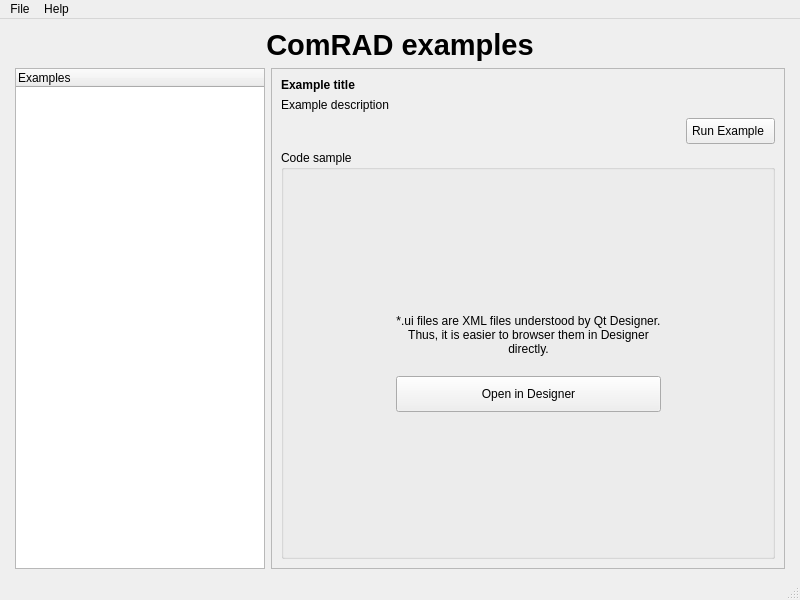
<?xml version="1.0" encoding="UTF-8"?>
<ui version="4.0">
 <class>MainWindow</class>
 <widget class="QMainWindow" name="MainWindow">
  <property name="geometry">
   <rect>
    <x>0</x>
    <y>0</y>
    <width>800</width>
    <height>600</height>
   </rect>
  </property>
  <property name="windowTitle">
   <string>ComRAD examples</string>
  </property>
  <widget class="QWidget" name="centralwidget">
   <layout class="QVBoxLayout" name="verticalLayout">
    <item>
     <widget class="QLabel" name="label">
      <property name="sizePolicy">
       <sizepolicy hsizetype="Preferred" vsizetype="Minimum">
        <horstretch>0</horstretch>
        <verstretch>0</verstretch>
       </sizepolicy>
      </property>
      <property name="font">
       <font>
        <pointsize>22</pointsize>
        <weight>75</weight>
        <bold>true</bold>
       </font>
      </property>
      <property name="text">
       <string>ComRAD examples</string>
      </property>
      <property name="alignment">
       <set>Qt::AlignCenter</set>
      </property>
      <property name="wordWrap">
       <bool>true</bool>
      </property>
      <property name="margin">
       <number>15</number>
      </property>
      <property name="textInteractionFlags">
       <set>Qt::NoTextInteraction</set>
      </property>
     </widget>
    </item>
    <item>
     <layout class="QHBoxLayout" name="horizontalLayout">
      <property name="leftMargin">
       <number>6</number>
      </property>
      <property name="rightMargin">
       <number>6</number>
      </property>
      <item>
       <widget class="QTreeWidget" name="examples_tree">
        <property name="sizePolicy">
         <sizepolicy hsizetype="Minimum" vsizetype="Expanding">
          <horstretch>0</horstretch>
          <verstretch>0</verstretch>
         </sizepolicy>
        </property>
        <property name="maximumSize">
         <size>
          <width>250</width>
          <height>16777215</height>
         </size>
        </property>
        <property name="editTriggers">
         <set>QAbstractItemView::NoEditTriggers</set>
        </property>
        <property name="showDropIndicator" stdset="0">
         <bool>false</bool>
        </property>
        <property name="alternatingRowColors">
         <bool>true</bool>
        </property>
        <column>
         <property name="text">
          <string>Examples</string>
         </property>
        </column>
       </widget>
      </item>
      <item>
       <widget class="QFrame" name="frame">
        <property name="frameShape">
         <enum>QFrame::StyledPanel</enum>
        </property>
        <property name="frameShadow">
         <enum>QFrame::Raised</enum>
        </property>
        <layout class="QVBoxLayout" name="verticalLayout_2">
         <item>
          <widget class="QStackedWidget" name="example_details">
           <property name="currentIndex">
            <number>1</number>
           </property>
           <widget class="QWidget" name="page">
            <layout class="QHBoxLayout" name="horizontalLayout_2">
             <item>
              <widget class="QLabel" name="label_2">
               <property name="text">
                <string>Select an example from the menu on the left.</string>
               </property>
               <property name="alignment">
                <set>Qt::AlignCenter</set>
               </property>
              </widget>
             </item>
            </layout>
           </widget>
           <widget class="QWidget" name="page_2">
            <layout class="QVBoxLayout" name="verticalLayout_3">
             <property name="leftMargin">
              <number>0</number>
             </property>
             <property name="topMargin">
              <number>0</number>
             </property>
             <property name="rightMargin">
              <number>0</number>
             </property>
             <property name="bottomMargin">
              <number>0</number>
             </property>
             <item>
              <widget class="QLabel" name="example_title_label">
               <property name="font">
                <font>
                 <weight>75</weight>
                 <bold>true</bold>
                </font>
               </property>
               <property name="text">
                <string>Example title</string>
               </property>
               <property name="textFormat">
                <enum>Qt::PlainText</enum>
               </property>
              </widget>
             </item>
             <item>
              <widget class="QLabel" name="example_desc_label">
               <property name="text">
                <string>Example description</string>
               </property>
               <property name="textFormat">
                <enum>Qt::RichText</enum>
               </property>
               <property name="wordWrap">
                <bool>true</bool>
               </property>
              </widget>
             </item>
             <item>
              <layout class="QHBoxLayout" name="horizontalLayout_3">
               <item>
                <spacer name="horizontalSpacer">
                 <property name="orientation">
                  <enum>Qt::Horizontal</enum>
                 </property>
                 <property name="sizeHint" stdset="0">
                  <size>
                   <width>40</width>
                   <height>20</height>
                  </size>
                 </property>
                </spacer>
               </item>
               <item>
                <widget class="QPushButton" name="example_run_btn">
                 <property name="styleSheet">
                  <string notr="true">padding: 5px; padding-right: 10px</string>
                 </property>
                 <property name="text">
                  <string>Run Example</string>
                 </property>
                 <property name="icon">
                  <iconset>
                   <normaloff>run.png</normaloff>run.png</iconset>
                 </property>
                 <property name="iconSize">
                  <size>
                   <width>32</width>
                   <height>32</height>
                  </size>
                 </property>
                </widget>
               </item>
              </layout>
             </item>
             <item>
              <widget class="QGroupBox" name="example_code">
               <property name="sizePolicy">
                <sizepolicy hsizetype="Preferred" vsizetype="Expanding">
                 <horstretch>0</horstretch>
                 <verstretch>0</verstretch>
                </sizepolicy>
               </property>
               <property name="title">
                <string>Code sample</string>
               </property>
               <layout class="QVBoxLayout" name="verticalLayout_4">
                <item>
                 <widget class="QStackedWidget" name="example_code_stack">
                  <property name="currentIndex">
                   <number>1</number>
                  </property>
                  <widget class="QWidget" name="code_browser_page">
                   <layout class="QVBoxLayout" name="verticalLayout_5">
                    <property name="spacing">
                     <number>0</number>
                    </property>
                    <property name="leftMargin">
                     <number>0</number>
                    </property>
                    <property name="topMargin">
                     <number>0</number>
                    </property>
                    <property name="rightMargin">
                     <number>0</number>
                    </property>
                    <property name="bottomMargin">
                     <number>0</number>
                    </property>
                    <item>
                     <widget class="QTextEdit" name="example_code_browser">
                      <property name="undoRedoEnabled">
                       <bool>false</bool>
                      </property>
                      <property name="readOnly">
                       <bool>true</bool>
                      </property>
                      <property name="acceptRichText">
                       <bool>false</bool>
                      </property>
                     </widget>
                    </item>
                   </layout>
                  </widget>
                  <widget class="QWidget" name="designer_page">
                   <layout class="QVBoxLayout" name="verticalLayout_6">
                    <property name="leftMargin">
                     <number>0</number>
                    </property>
                    <property name="topMargin">
                     <number>0</number>
                    </property>
                    <property name="rightMargin">
                     <number>0</number>
                    </property>
                    <property name="bottomMargin">
                     <number>0</number>
                    </property>
                    <item>
                     <layout class="QHBoxLayout" name="horizontalLayout_5">
                      <property name="spacing">
                       <number>0</number>
                      </property>
                      <item>
                       <spacer name="horizontalSpacer_2">
                        <property name="orientation">
                         <enum>Qt::Horizontal</enum>
                        </property>
                        <property name="sizeHint" stdset="0">
                         <size>
                          <width>40</width>
                          <height>20</height>
                         </size>
                        </property>
                       </spacer>
                      </item>
                      <item>
                       <layout class="QVBoxLayout" name="verticalLayout_7">
                        <item>
                         <spacer name="verticalSpacer">
                          <property name="orientation">
                           <enum>Qt::Vertical</enum>
                          </property>
                          <property name="sizeHint" stdset="0">
                           <size>
                            <width>20</width>
                            <height>40</height>
                           </size>
                          </property>
                         </spacer>
                        </item>
                        <item>
                         <widget class="QLabel" name="label_3">
                          <property name="text">
                           <string>*.ui files are XML files understood by Qt Designer. Thus, it is easier to browser them in Designer directly.</string>
                          </property>
                          <property name="alignment">
                           <set>Qt::AlignCenter</set>
                          </property>
                          <property name="wordWrap">
                           <bool>true</bool>
                          </property>
                         </widget>
                        </item>
                        <item>
                         <spacer name="verticalSpacer_3">
                          <property name="orientation">
                           <enum>Qt::Vertical</enum>
                          </property>
                          <property name="sizeType">
                           <enum>QSizePolicy::Fixed</enum>
                          </property>
                          <property name="sizeHint" stdset="0">
                           <size>
                            <width>20</width>
                            <height>20</height>
                           </size>
                          </property>
                         </spacer>
                        </item>
                        <item>
                         <widget class="QPushButton" name="example_designer_btn">
                          <property name="styleSheet">
                           <string notr="true">padding: 10px</string>
                          </property>
                          <property name="text">
                           <string>Open in Designer</string>
                          </property>
                         </widget>
                        </item>
                        <item>
                         <spacer name="verticalSpacer_2">
                          <property name="orientation">
                           <enum>Qt::Vertical</enum>
                          </property>
                          <property name="sizeHint" stdset="0">
                           <size>
                            <width>20</width>
                            <height>40</height>
                           </size>
                          </property>
                         </spacer>
                        </item>
                       </layout>
                      </item>
                      <item>
                       <spacer name="horizontalSpacer_3">
                        <property name="orientation">
                         <enum>Qt::Horizontal</enum>
                        </property>
                        <property name="sizeHint" stdset="0">
                         <size>
                          <width>40</width>
                          <height>20</height>
                         </size>
                        </property>
                       </spacer>
                      </item>
                     </layout>
                    </item>
                   </layout>
                  </widget>
                 </widget>
                </item>
               </layout>
              </widget>
             </item>
            </layout>
           </widget>
          </widget>
         </item>
        </layout>
       </widget>
      </item>
     </layout>
    </item>
   </layout>
  </widget>
  <widget class="QMenuBar" name="menubar">
   <property name="geometry">
    <rect>
     <x>0</x>
     <y>0</y>
     <width>800</width>
     <height>22</height>
    </rect>
   </property>
   <widget class="QMenu" name="menuTEst">
    <property name="title">
     <string>File</string>
    </property>
    <addaction name="actionExit"/>
   </widget>
   <widget class="QMenu" name="menuHelp">
    <property name="title">
     <string>Help</string>
    </property>
    <addaction name="actionAbout"/>
   </widget>
   <addaction name="menuTEst"/>
   <addaction name="menuHelp"/>
  </widget>
  <widget class="QStatusBar" name="statusbar"/>
  <action name="actionAbout">
   <property name="text">
    <string>About</string>
   </property>
  </action>
  <action name="actionExit">
   <property name="text">
    <string>Exit</string>
   </property>
  </action>
 </widget>
 <tabstops>
  <tabstop>examples_tree</tabstop>
  <tabstop>example_run_btn</tabstop>
 </tabstops>
 <resources/>
 <connections/>
</ui>
